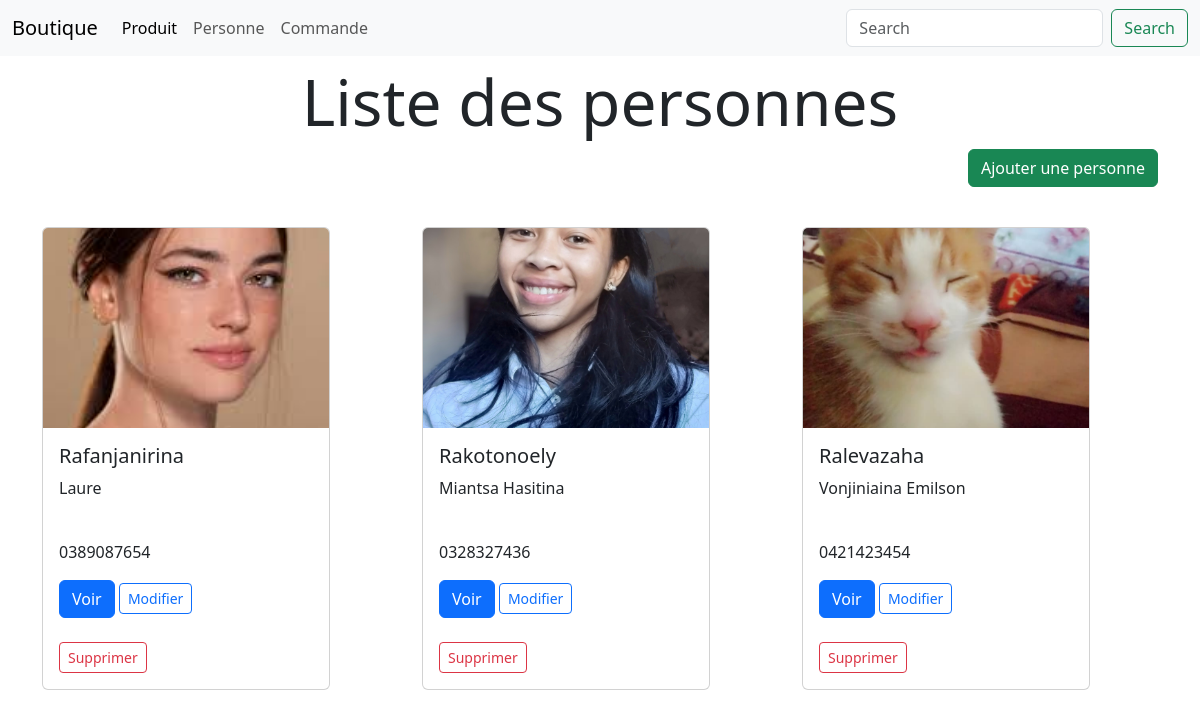
/personnes, run on the app's committed database.
### personne/models.py (models this page shows, shortened)
class Personne(models.Model):
    nom_personne = models.CharField(max_length=100)
    prenom_personne = models.CharField(max_length=150)
    telephone = models.CharField(max_length=12)
    image_personne = models.ImageField(upload_to='image/')
    def get_image_url(self):
        if self.image_personne:
            return self.image_personne.url
        return None

### personne/views.py (the view)
# urls.py: path('', index, name='indexCommande'),
def index(request, *args, **kwargs):
    liste_personne = Personne.objects.all()
    context = {
        'personnes' : liste_personne,
        'nom_personne' : 'Nom de la personne',
    }
    return render(request, 'indexPersonne.html', context)

### templates/indexPersonne.html
{% extends 'base.html' %}
{% block content %}
<h1 class="text-center display-3">Liste des personnes</h1>
<div class="mb-3 text-end">
    <a href="{% url 'personnes:create_personne' %}" class="btn btn-success">Ajouter une personne</a>
</div>
<br>
<div class="row">
    {% for personne in personnes %}
    <div class="col-md-4">
        <div class="card" style="width: 18rem;">
            <img src="{{ personne.get_image_url }}" class="card-img-top" alt="..." style="width: 100%; height: 200px; object-fit: cover;">
            <div class="card-body">
                <h5 class="card-title">{{ personne.nom_personne }}</h5>
                <p class="card-text">{{ personne.prenom_personne }}</p><br>
                <p class="card-text">{{ personne.telephone }}</p>
                <a href="#" class="btn btn-primary">Voir</a>
                <a href="{% url 'personnes:personneUpdate' personne.id %}" class="btn btn-sm btn-outline-primary">Modifier</a><br><br>
                <form method="post" action="{% url 'personnes:deletePersonne' personne.id %}" style="display:inline;">
                    <button type="submit" class="btn btn-sm btn-outline-danger" onclick="return confirm('Voulez-vous vraiment supprimer ce produit ?');">
                        Supprimer
                    </button>
                </form>
            </div>
        </div>
    </div>
    {% endfor %}
</div>
{% endblock %}

### templates/base.html (shortened to what this page needs)
<!doctype html>
<html lang="en">
  <head>
    <link href="https://cdn.jsdelivr.net/npm/bootstrap@5.3.6/dist/css/bootstrap.min.css" rel="stylesheet">
  </head>
  <body>
    {% include 'navbar.html' %}
    <div class="container">
        {% block content %}
        {% endblock %}
    </div>
  </body>
</html>

### templates/navbar.html (shortened to what this page needs)
<nav class="navbar navbar-expand-lg bg-body-tertiary">
    <div class="container-fluid">
      <a class="navbar-brand" href="{% url 'produits:index' %}">Boutique</a>
      <div class="collapse navbar-collapse" id="navbarSupportedContent">
        <ul class="navbar-nav me-auto mb-2 mb-lg-0">
          <li class="nav-item">
            <a class="nav-link active" aria-current="page" href="/">Produit</a>
          </li>
          <li class="nav-item">
            <a class="nav-link" href="{% url 'personnes:indexPersonne' %}">Personne</a>
          </li>
          <li class="nav-item">
            <a class="nav-link" href="{% url 'commandes:indexCommande' %}">Commande</a>
          </li>
        </ul>
        <form class="d-flex" role="search">
          <input class="form-control me-2" type="search" placeholder="Search" aria-label="Search"/>
          <button class="btn btn-outline-success" type="submit">Search</button>
        </form>
      </div>
    </div>
  </nav>

### data on the page
Personne: get_image_url (picture), nom_personne "Rafanjanirina", prenom_personne "Laure", telephone "0389087654"
Personne: get_image_url (picture), nom_personne "Rakotonoely", prenom_personne "Miantsa Hasitina", telephone "0328327436"
Personne: get_image_url (picture), nom_personne "Ralevazaha", prenom_personne "Vonjiniaina Emilson", telephone "0421423454"
